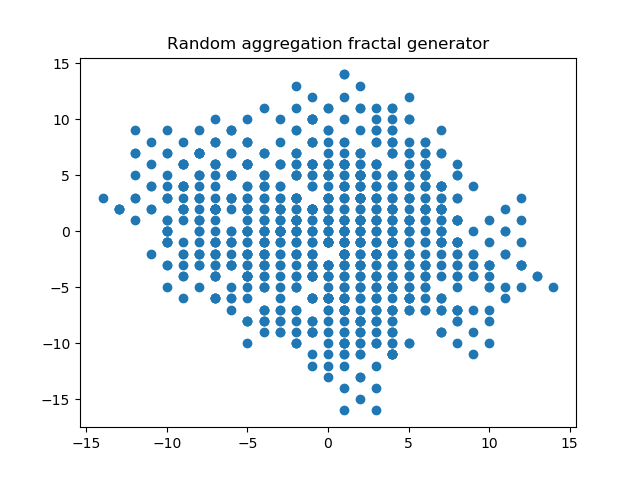

Generate this figure with Python:
import random
import matplotlib
import matplotlib.pyplot as plt
import numpy as np
import math

def zad2():
    #first particle in the middle of our 'canvas'
    n = 1000#n is how many particles we want to store in aggregationParticleList  
    aggregationParticleList = [[0, 0], [0,1], [0,-1]]
    max = 150
    while len(aggregationParticleList) < n:#repeat while there is 1k elements in particle array  
        print 'ilosc zlepkow: ', len(aggregationParticleList)
        randomParticle = [random.randint(-max, max), random.randint(-max, max)]#first chose particle already in List
        # randomParticle = [0,0]
        if ( checkIfNotOut(randomParticle)) and (randomParticle not in aggregationParticleList):#we have to be sure that our particle is inside our canvas and is not already in aggregationList
            #started our walk
            while (not checkIfNotOut(randomParticle)) or checkIfConnectedToOthers(randomParticle, aggregationParticleList):
                #randomWalkStart
                randomValue = random.randint(0,100)

                if randomValue >= 0 and randomValue < 25:#first option is: we go up and right        
                    newPosition = [randomParticle[0] + 1, randomParticle[1] + 1]

                elif randomValue >= 25 and randomValue < 50:#second optoin is: we go up and left
                    newPosition = [randomParticle[0] - 1, randomParticle[1] + 1]
                elif randomValue >= 50 and randomValue < 75:#third option is: we go left and down
                    newPosition = [randomParticle[0] - 1, randomParticle[1] - 1]
                else: #fourth option is we go right down
                    newPosition = [randomParticle[0] + 1, randomParticle[1] - 1] 

                #update position with randomized step
                randomParticle = [randomParticle[0]+newPosition[0], randomParticle[1]+newPosition[1]]
                print "test", randomParticle
                print aggregationParticleList
        
        #finally add new particle to list, but still under one condition
        if checkIfConnectedToOthers(randomParticle, aggregationParticleList):
            print "checkIfNotOut invoked and passed! now adding new partile to list"
            aggregationParticleList.append(randomParticle)
            
    print aggregationParticleList
    print 'final length: ', len(aggregationParticleList)#n+1 because of first element

    #spliting data into two independent arrays with seperated x, y values
    x_values = []   
    y_values = []
    
    for i in range(0, len(aggregationParticleList) - 1):
        x_values.append(aggregationParticleList[i][0])
        y_values.append(aggregationParticleList[i][1])
        

    plt.title('Random aggregation fractal generator')
    #finally we are able to display our data
    plt.plot(x_values,y_values, 'o')
    plt.show()

def checkIfNotOut(particle):#returns True, when param particle is outside our circle's field, else returns False
    print 'distance', math.sqrt((particle[0]**2 + particle[1]**2 ))
    radius = 150
    print 'radius size', radius
    if math.sqrt((particle[0]**2 + particle[1]**2 )) > radius:
        print 'is out'
        return True
    else:

        print particle, 'still inside circle'
        return False

def checkIfConnectedToOthers(newParticle, aggregationParticleList):#checks if potentiall new particle is should be connected in current position, True for yes- should, False for no- shouldn't
    
    # for i in range(0, len(aggregationParticleList)-1):#checks for each particle, if pottential new particle is in neighbour of already exists element of aggregationParticleList
    
    if [newParticle[0] + 1, newParticle[1] + 1] in aggregationParticleList or [newParticle[0] - 1, newParticle[1] + 1] in aggregationParticleList or [newParticle[0] - 1, newParticle[1] - 1] in aggregationParticleList or [newParticle[0] + 1, newParticle[1] - 1] in aggregationParticleList:
        return True        
    return False#shouldn't be connected


print zad2()
